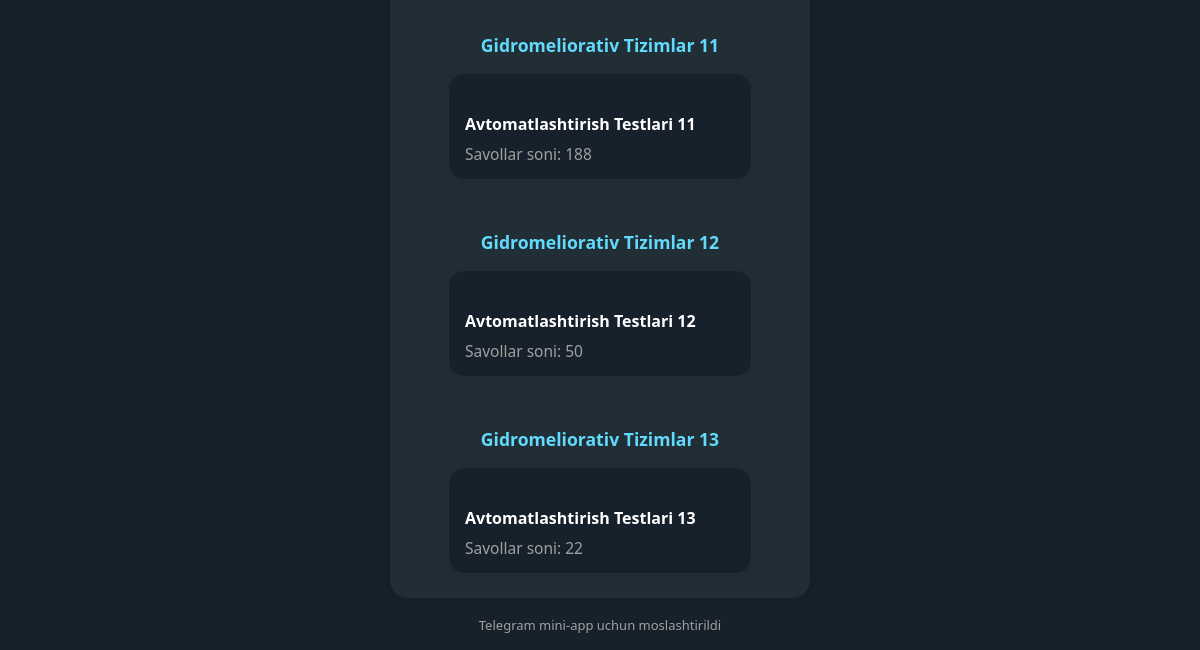
Page /quiz/ (lower part) on the earlier database version.
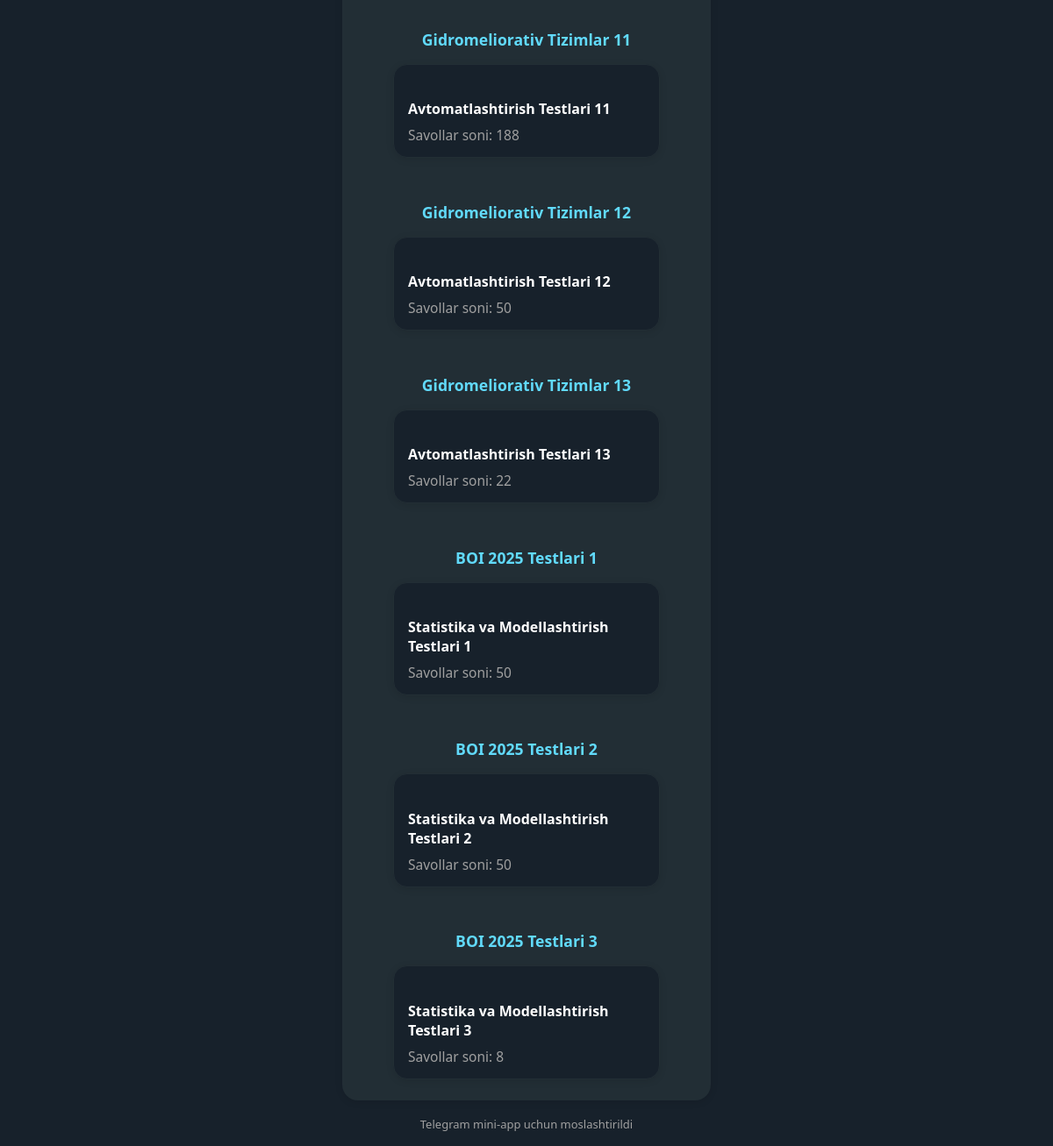
Same page on the later database version.
### quiz/models.py (models this page shows, shortened)
class Category(models.Model):
    name = models.CharField(max_length=200)

class Quiz(models.Model):
    title = models.CharField(max_length=255)
    category = models.ForeignKey(Category, on_delete=models.CASCADE, related_name="quizzes")

### quiz/views.py (the view)
# urls.py: path("", views.quiz_list, name="quiz_list"),
def quiz_list(request):
    categories = Category.objects.prefetch_related("quizzes__questions").all()
    return render(request, "quiz_list.html", {"categories": categories})

### templates/quiz_list.html (shortened to what this page needs)
{% extends "base.html" %}
{% block content %}
<div style="display: flex; flex-direction: column; gap: 32px;">
  {% for category in categories %}
    <div>
      <h3 style="font-size: 1.1rem; font-weight: 600; color: var(--tg-theme-link-color, #61dafb); text-align: center; margin-bottom: 16px;">{{ category.name }}</h3>
      <div style="display: flex; flex-wrap: wrap; justify-content: center; gap: 18px;">
        {% for quiz in category.quizzes.all %}
          <a href="{% url 'quiz:start_quiz' quiz.id %}"
             style="display: block; width: 100%; max-width: 270px; background: var(--tg-theme-bg-color, #17212b); color: var(--tg-theme-text-color, #fff); border-radius: 16px; box-shadow: 0 2px 8px 0 rgba(0,0,0,0.10); padding: 18px 16px 14px 16px; text-decoration: none; transition: box-shadow 0.2s, transform 0.2s; border: 1px solid var(--tg-theme-hint-color, #222e35);">
            <h4 style="font-size: 1rem; font-weight: 600; margin-bottom: 8px; color: var(--tg-theme-text-color, #fff);">{{ quiz.title }}</h4>
            <p style="font-size: 0.97rem; color: var(--tg-theme-hint-color, #a0a0a0); margin: 0;">
              Savollar soni: {{ quiz.questions.count }}
            </p>
          </a>
        {% empty %}
          <p style="color: var(--tg-theme-hint-color, #a0a0a0); text-align: center; width: 100%;">Bu bo‘limda test yo‘q</p>
        {% endfor %}
      </div>
    </div>
  {% empty %}
    <p style="color: var(--tg-theme-hint-color, #a0a0a0); text-align: center;">Hali hech qanday bo‘lim va test qo‘shilmagan.</p>
  {% endfor %}
</div>
{% endblock %}

Differences in the rows shown:
added Category: name "BOI 2025 Testlari 1"
added Quiz: title "Statistika va Modellashtirish Testlari 1", questions.count "50", shown under "BOI 2025 Testlari 1"
added Category: name "BOI 2025 Testlari 2"
added Quiz: title "Statistika va Modellashtirish Testlari 2", questions.count "50", shown under "BOI 2025 Testlari 2"
added Category: name "BOI 2025 Testlari 3"
added Quiz: title "Statistika va Modellashtirish Testlari 3", questions.count "8", shown under "BOI 2025 Testlari 3"
